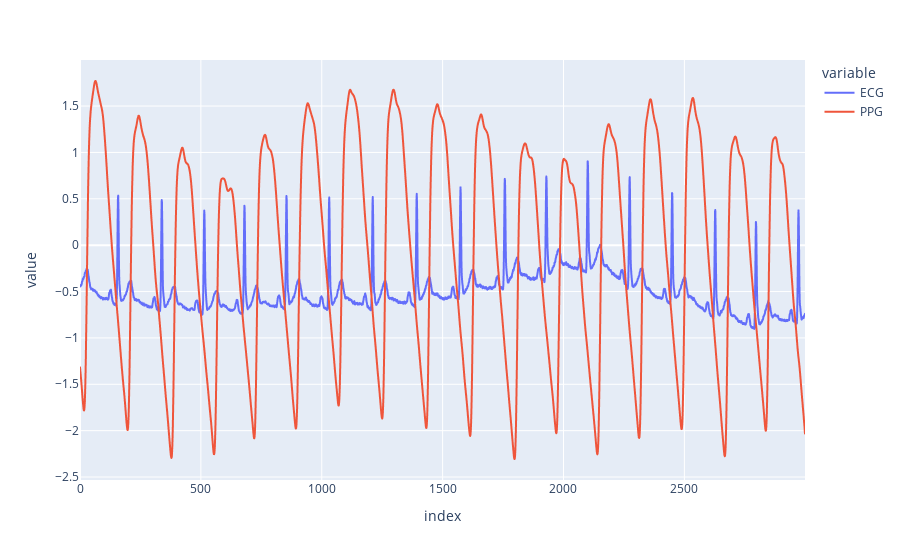

Notebook code for this chart:
### Code cell
norm_fig = px.line(odf)
norm_fig.show()

### Figure 1 — Plotly figure (JSON) as saved in the notebook; plotly's stock layout.template omitted (floating-point values rounded to 4 significant figures; data arrays with more than 128 entries replaced by an {"elided": "..."} marker saying what was removed)
{"data": [{"hovertemplate": "variable=ECG<br>index=%{x}<br>value=%{y}<extra></extra>", "legendgroup": "ECG", "line": {"color": "#636efa", "dash": "solid"}, "marker": {"symbol": "circle"}, "mode": "lines", "name": "ECG", "showlegend": true, "type": "scattergl", "x": {"elided": "3000 int values"}, "xaxis": "x", "y": {"elided": "3000 float values"}, "yaxis": "y"}, {"hovertemplate": "variable=PPG<br>index=%{x}<br>value=%{y}<extra></extra>", "legendgroup": "PPG", "line": {"color": "#EF553B", "dash": "solid"}, "marker": {"symbol": "circle"}, "mode": "lines", "name": "PPG", "showlegend": true, "type": "scattergl", "x": {"elided": "3000 int values"}, "xaxis": "x", "y": {"elided": "3000 float values"}, "yaxis": "y"}], "layout": {"legend": {"title": {"text": "variable"}, "tracegroupgap": 0}, "margin": {"t": 60}, "xaxis": {"anchor": "y", "domain": [0, 1], "title": {"text": "index"}}, "yaxis": {"anchor": "x", "domain": [0, 1], "title": {"text": "value"}}}}
